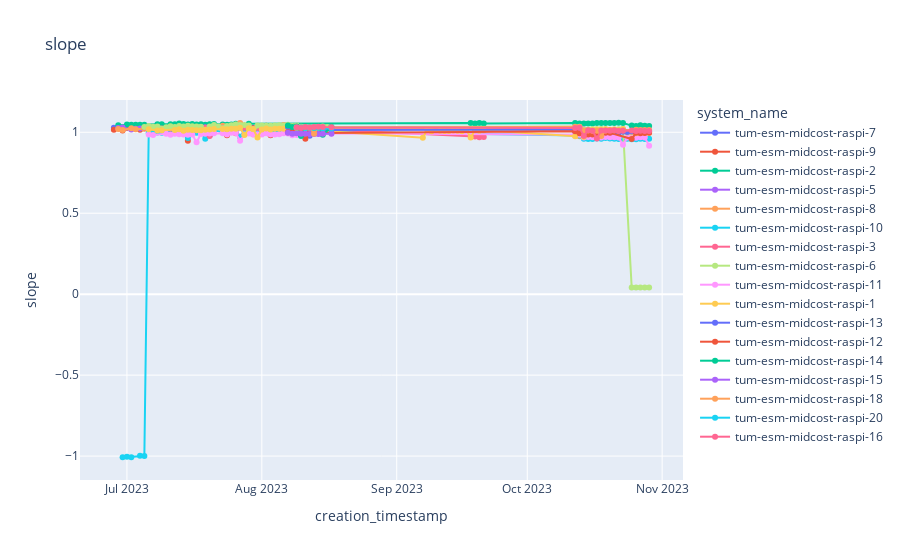
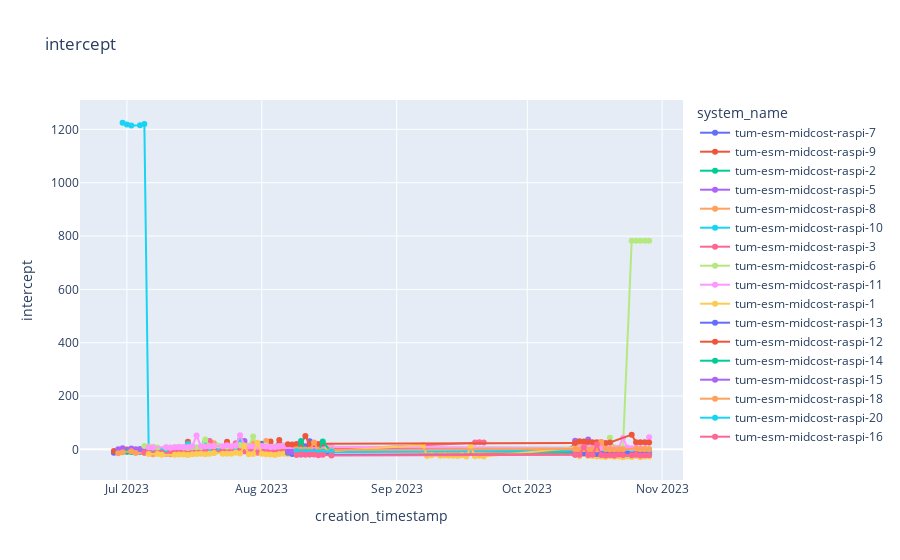

Notebook code cell kept with these figures, in order:
### Code cell
# visualise slope and intercept results

x = dfg.select("creation_timestamp", "slope","intercept","system_name").collect()

fig = px.line(x, x="creation_timestamp", y="slope", markers=True, title = "slope", color="system_name")
fig.show()
fig = px.line(x, x="creation_timestamp", y="intercept", markers=True, title = "intercept",color="system_name")
fig.show()
